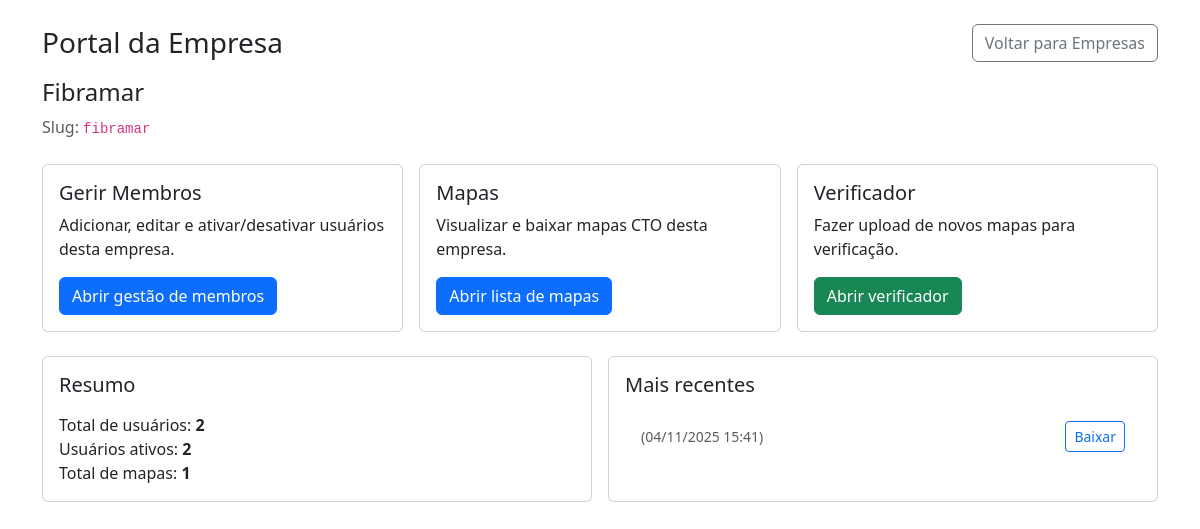
The app's page /rm/empresas/fibramar/painel/ (signed in) with its own data.
### core/models.py (models this page shows, shortened)
class Company(models.Model):
    name = models.CharField(max_length=200, verbose_name="Nome da Empresa")
    slug = models.SlugField(max_length=200, unique=True, verbose_name="Slug", help_text="URL amigável para a empresa")
    cnpj = models.CharField(max_length=18, unique=True, verbose_name="CNPJ")
    email = models.EmailField(verbose_name="E-mail da Empresa")
    phone = models.CharField(max_length=20, blank=True, verbose_name="Telefone")
    address = models.TextField(blank=True, verbose_name="Endereço")
    is_active = models.BooleanField(default=True, verbose_name="Ativa")
    created_at = models.DateTimeField(auto_now_add=True, verbose_name="Criada em")
    updated_at = models.DateTimeField(auto_now=True, verbose_name="Atualizada em")
    class Meta:
        verbose_name = "Empresa"
        verbose_name_plural = "Empresas"
        ordering = ['name']

class CTOMapFile(models.Model):
    FILE_TYPES = [
        ('kml', 'KML'),
        ('kmz', 'KMZ'),
        ('csv', 'CSV'),
        ('xls', 'XLS'),
        ('xlsx', 'XLSX'),
    ]
    PROCESSING_STATUS = [
        ('pending', 'Pendente'),
        ('processing', 'Processando'),
        ('completed', 'Concluído'),
        ('failed', 'Falhou'),
    ]
    file = models.FileField(upload_to="cto_maps/", verbose_name="Arquivo")
    description = models.CharField(max_length=255, blank=True, verbose_name="Descrição")
    file_type = models.CharField(max_length=10, choices=FILE_TYPES, default='csv', verbose_name="Tipo de Arquivo")
    company = models.ForeignKey(
        Company,
        on_delete=models.CASCADE,
        related_name='cto_maps',
        verbose_name="Empresa"
    )
    uploaded_by = models.ForeignKey(
        CustomUser,
        on_delete=models.CASCADE,
        related_name='uploaded_maps',
        verbose_name="Enviado por"
    )
    uploaded_at = models.DateTimeField(auto_now_add=True, verbose_name="Enviado em")
    processing_status = models.CharField(
        max_length=20,
        choices=PROCESSING_STATUS,
        default='pending',
        verbose_name="Status de Processamento"
    )
    is_processed = models.BooleanField(default=False, verbose_name="Processado")
    processed_at = models.DateTimeField(null=True, blank=True, verbose_name="Processado em")
    analysis_id = models.CharField(max_length=100, blank=True, verbose_name="ID da Análise")
    viability_score = models.IntegerField(null=True, blank=True, verbose_name="Score de Viabilidade")
    processing_time = models.FloatField(null=True, blank=True, verbose_name="Tempo de Processamento (s)")
    analysis_results = models.JSONField(default=dict, blank=True, verbose_name="Resultados da Análise")
    issues_found = models.JSONField(default=list, blank=True, verbose_name="Problemas Encontrados")
    recommendations = models.JSONField(default=list, blank=True, verbose_name="Recomendações")
    file_size = models.BigIntegerField(null=True, blank=True, verbose_name="Tamanho do Arquivo (bytes)")
    coordinates_count = models.IntegerField(null=True, blank=True, verbose_name="Número de Coordenadas")
    updated_at = models.DateTimeField(auto_now=True, verbose_name="Atualizado em")
    class Meta:
        verbose_name = "Mapa CTO"
        verbose_name_plural = "Mapas CTO"
        ordering = ['-uploaded_at']
        indexes = [
            models.Index(fields=['company', 'processing_status']),
            models.Index(fields=['uploaded_by', 'uploaded_at']),
            models.Index(fields=['file_type', 'is_processed']),
        ]

### core/views.py (the view)
@login_required
@rm_admin_required
def rm_company_portal(request, company_slug):
    company = get_object_or_404(Company, slug=company_slug)
    users_qs = CustomUser.objects.filter(company=company)
    maps_qs = CTOMapFile.objects.filter(company=company)
    context = {
        'company': company,
        'total_users': users_qs.count(),
        'active_users': users_qs.filter(is_active=True).count(),
        'total_maps': maps_qs.count(),
        'recent_maps': maps_qs.order_by('-uploaded_at')[:5],
    }
    return render(request, 'core/rm_company_portal.html', context)

### core/models.py (called while the page is built)
    @property
    def is_rm_admin(self):
        return self.role == 'RM' or self.is_superuser

### core/permissions.py (called while the page is built)
def is_rm_admin(user):
    return user.is_authenticated and user.is_rm_admin

### core/templates/core/rm_company_portal.html (shortened to what this page needs)
{% load static %}
<!DOCTYPE html>
<html lang="pt-br">
<head>
  <link href="https://cdn.jsdelivr.net/npm/bootstrap@5.3.2/dist/css/bootstrap.min.css" rel="stylesheet" />
</head>
<body>
  <div class="container py-4">
    <div class="d-flex align-items-center justify-content-between mb-3">
      <h1 class="h3 mb-0">Portal da Empresa</h1>
      <a class="btn btn-outline-secondary" href="{% url 'rm:company_list' %}">Voltar para Empresas</a>
    </div>
    <div class="mb-4">
      <h2 class="h4">{{ company.name }}</h2>
      <p class="text-muted mb-0">Slug: <code>{{ company.slug }}</code></p>
    </div>
    <div class="row g-3 mb-4">
      <div class="col-12 col-md-4">
        <div class="card card-action h-100">
          <div class="card-body">
            <h5 class="card-title">Gerir Membros</h5>
            <p class="card-text mb-3">Adicionar, editar e ativar/desativar usuários desta empresa.</p>
            <a class="btn btn-primary" href="{% url 'company:user_list' company_slug=company.slug %}">Abrir gestão de membros</a>
          </div>
        </div>
      </div>
      <div class="col-12 col-md-4">
        <div class="card card-action h-100">
          <div class="card-body">
            <h5 class="card-title">Mapas</h5>
            <p class="card-text mb-3">Visualizar e baixar mapas CTO desta empresa.</p>
            <a class="btn btn-primary" href="{% url 'rm:map_list' %}?company={{ company.slug }}">Abrir lista de mapas</a>
          </div>
        </div>
      </div>
      <div class="col-12 col-md-4">
        <div class="card card-action h-100">
          <div class="card-body">
            <h5 class="card-title">Verificador</h5>
            <p class="card-text mb-3">Fazer upload de novos mapas para verificação.</p>
            <a class="btn btn-success" href="{% url 'company:ftth_viewer:index' company_slug=company.slug %}">Abrir verificador</a>
          </div>
        </div>
      </div>
    </div>
    <div class="row g-3">
      <div class="col-12 col-lg-6">
        <div class="card h-100">
          <div class="card-body">
            <h5 class="card-title mb-3">Resumo</h5>
            <ul class="list-unstyled mb-0">
              <li>Total de usuários: <strong>{{ total_users }}</strong></li>
              <li>Usuários ativos: <strong>{{ active_users }}</strong></li>
              <li>Total de mapas: <strong>{{ total_maps }}</strong></li>
            </ul>
          </div>
        </div>
      </div>
      <div class="col-12 col-lg-6">
        <div class="card h-100">
          <div class="card-body">
            <h5 class="card-title mb-3">Mais recentes</h5>
            {% if recent_maps %}
            <ul class="list-group list-group-flush">
              {% for m in recent_maps %}
              <li class="list-group-item d-flex justify-content-between align-items-center">
                <span>{{ m.original_filename }} <small class="text-muted">({{ m.uploaded_at|date:"d/m/Y H:i" }})</small></span>
                <a class="btn btn-sm btn-outline-primary" href="{% url 'rm:map_download' m.pk %}">Baixar</a>
              </li>
              {% endfor %}
            </ul>
            {% else %}
            <p class="text-muted mb-0">Sem uploads recentes.</p>
            {% endif %}
          </div>
        </div>
      </div>
    </div>
  </div>
</body>
</html>

### core/templates/core/rm_company_portal.html (style rules this page uses)
.card-action { transition: transform .08s ease-in-out; }

### records on screen
Company: name "Fibramar", slug "fibramar"
CTOMapFile: uploaded_at "04/11/2025 15:41"

### other values on screen
{{ total_users }} "2"
{{ active_users }} "2"
{{ total_maps }} "1"
